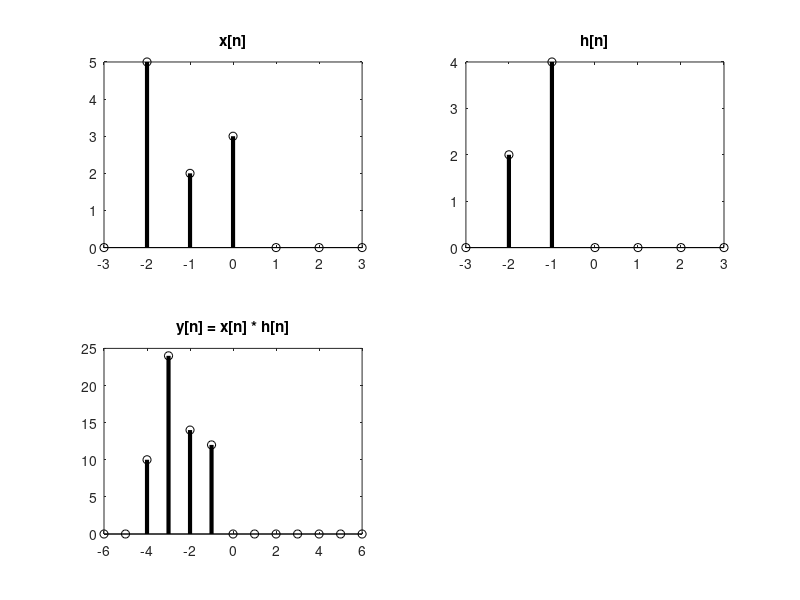

The MATLAB script that drew this image:
clc;
close;

n=-3:3;
x = [0 5 2 3 0 0 0];
h = [0 2 4 0 0 0 0];
y = conv(x, h);

subplot(2, 2, 1); stem(n, x, 'k', 'LineWidth', 3); title('x[n]');
subplot(2, 2, 2); stem(n, h, 'k', 'LineWidth', 3); title('h[n]');
n_inicio = n(1) + n(1);
n_fim = n(7) + n(7);
ny = [n_inicio : n_fim];
subplot(2, 2, 3); stem(ny, y, 'k', 'LineWidth', 3); title('y[n] = x[n] * h[n]');
